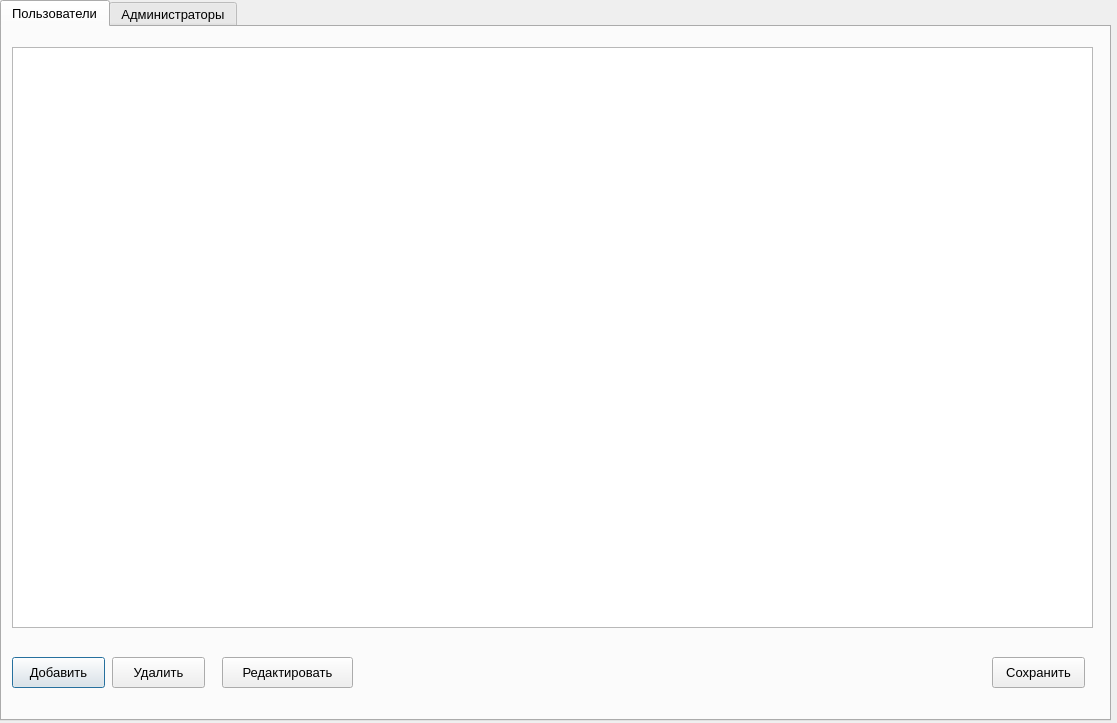
<?xml version="1.0" encoding="UTF-8"?>
<ui version="4.0">
 <class>Dialog</class>
 <widget class="QDialog" name="Dialog">
  <property name="geometry">
   <rect>
    <x>0</x>
    <y>0</y>
    <width>1117</width>
    <height>723</height>
   </rect>
  </property>
  <property name="windowTitle">
   <string>Dialog</string>
  </property>
  <widget class="QTabWidget" name="tabWidget">
   <property name="geometry">
    <rect>
     <x>0</x>
     <y>0</y>
     <width>1111</width>
     <height>721</height>
    </rect>
   </property>
   <property name="font">
    <font>
     <pointsize>10</pointsize>
    </font>
   </property>
   <property name="currentIndex">
    <number>0</number>
   </property>
   <widget class="QWidget" name="tab">
    <attribute name="title">
     <string>Пользователи</string>
    </attribute>
    <widget class="QTableWidget" name="tableWidget">
     <property name="geometry">
      <rect>
       <x>10</x>
       <y>20</y>
       <width>1081</width>
       <height>581</height>
      </rect>
     </property>
    </widget>
    <widget class="QPushButton" name="pushButton">
     <property name="geometry">
      <rect>
       <x>10</x>
       <y>630</y>
       <width>93</width>
       <height>31</height>
      </rect>
     </property>
     <property name="text">
      <string>Добавить</string>
     </property>
    </widget>
    <widget class="QPushButton" name="pushButton_2">
     <property name="geometry">
      <rect>
       <x>110</x>
       <y>630</y>
       <width>93</width>
       <height>31</height>
      </rect>
     </property>
     <property name="text">
      <string>Удалить</string>
     </property>
    </widget>
    <widget class="QPushButton" name="pushButton_3">
     <property name="geometry">
      <rect>
       <x>220</x>
       <y>630</y>
       <width>131</width>
       <height>31</height>
      </rect>
     </property>
     <property name="text">
      <string>Редактировать</string>
     </property>
    </widget>
    <widget class="QPushButton" name="pushButton_4">
     <property name="geometry">
      <rect>
       <x>990</x>
       <y>630</y>
       <width>93</width>
       <height>31</height>
      </rect>
     </property>
     <property name="text">
      <string>Сохранить</string>
     </property>
    </widget>
   </widget>
   <widget class="QWidget" name="tab_2">
    <attribute name="title">
     <string>Администраторы</string>
    </attribute>
    <widget class="QTableWidget" name="tableWidget_2">
     <property name="geometry">
      <rect>
       <x>10</x>
       <y>20</y>
       <width>1081</width>
       <height>581</height>
      </rect>
     </property>
    </widget>
    <widget class="QPushButton" name="pushButton_5">
     <property name="geometry">
      <rect>
       <x>220</x>
       <y>630</y>
       <width>131</width>
       <height>31</height>
      </rect>
     </property>
     <property name="text">
      <string>Редактировать</string>
     </property>
    </widget>
    <widget class="QPushButton" name="pushButton_6">
     <property name="geometry">
      <rect>
       <x>990</x>
       <y>630</y>
       <width>93</width>
       <height>31</height>
      </rect>
     </property>
     <property name="text">
      <string>Сохранить</string>
     </property>
    </widget>
    <widget class="QPushButton" name="pushButton_7">
     <property name="geometry">
      <rect>
       <x>10</x>
       <y>630</y>
       <width>93</width>
       <height>31</height>
      </rect>
     </property>
     <property name="text">
      <string>Добавить</string>
     </property>
    </widget>
    <widget class="QPushButton" name="pushButton_8">
     <property name="geometry">
      <rect>
       <x>110</x>
       <y>630</y>
       <width>93</width>
       <height>31</height>
      </rect>
     </property>
     <property name="text">
      <string>Удалить</string>
     </property>
    </widget>
   </widget>
  </widget>
 </widget>
 <resources/>
 <connections/>
</ui>
